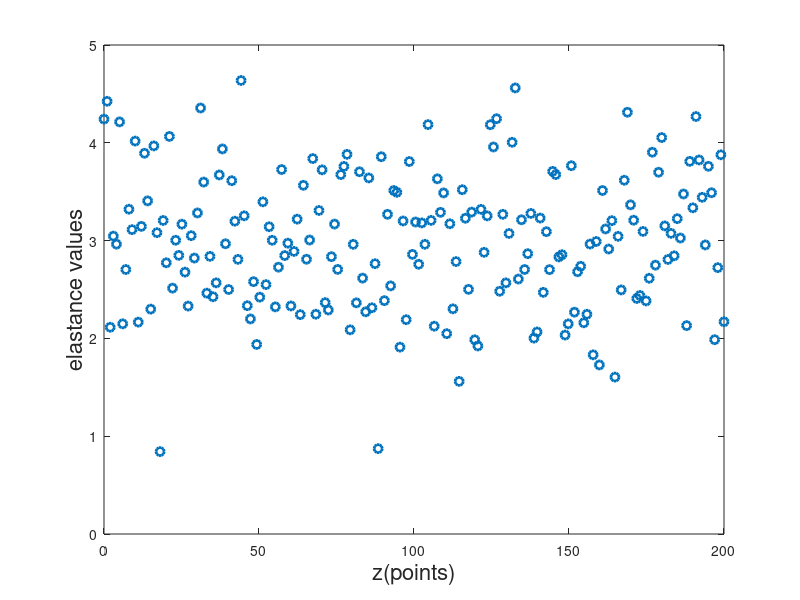

The MATLAB source for this figure: (Note: this script raises an error after producing the figure.)
%%  Model M-DOF
%   Model M-DOF simulate vertical tissue dynamics




%%
clear all;
close all;

%---number of DOF.
m = 200;
%% Asuume prior probablity funtion for theta 
N_refpoint = 200;
z = linspace(0,N_refpoint,N_refpoint);
k_health_low = 1;
k_health_high = 5; % ensure satruation
k_tumor_low = 4;
k_tumor_high = 10;


mu_health = (k_health_low + k_health_high)/2;
sigma_health = (k_health_high - mu_health)/3;

mu_tumor = (k_tumor_low + k_tumor_high)/2;
sigma_tumor = (k_tumor_high - mu_tumor)/3;

% generate the simulated healthy case
k_simu_health = mu_health*ones(N_refpoint,1) + randn(N_refpoint,1)*sigma_health ; 

% define tumor size
tumor_percent = 0.2;

% define tumor location
tumor_loc1 = 0.4;
tumor_loc2 = tumor_loc1  + tumor_percent;

% generate baseline elastance for cancerous breast
mu_z = (tumor_loc1 + tumor_loc2)/2*N_refpoint;
sigma_z = (tumor_percent*N_refpoint/2)/3;
k1 = mu_health * (2*pi)^0.5 * sigma_z;
k2 = mu_tumor * (2*pi)^0.5 * sigma_z - k1;

z_pdf = @(x,k1,k2,mu_z,sigma_z) 1/sigma_z/(2*pi)^0.5*(k1+k2*exp(-(x-mu_z).^2/2/sigma_z^2));
k_tumor_base = z_pdf(z,k1,k2,mu_z,sigma_z);

% generate the simulated tumor case
k_simu_tumor = k_tumor_base' + randn(N_refpoint,1)*sigma_health;

figure(1);
plot(z ,k_simu_health,'o','LineWidth',2)
xlabel('z(points)', 'FontSize',16);ylabel('elastance values', 'FontSize',16)
sgtitle(['healthy case--> ','mu=',num2str(sprintf('%0.1f',mu_health)),' & sigma=',num2str(sprintf('%0.3f',sigma_health))])
ylim([0 10])
grid on
figure(2);
plot(z ,k_simu_tumor,'o','LineWidth',2)
xlabel('z(points)', 'FontSize',16);ylabel('elastance values', 'FontSize',16)
sgtitle(['cancerous case--> ','mu=',num2str(sprintf('%0.1f',mu_tumor)),' & sigma=',num2str(sprintf('%0.3f',sigma_tumor))])
ylim([0 10])
grid on
%% get k trial samples
N_trial = 200; % This values has to be small enough to aviod product = 0 
RS_step = N_refpoint/N_trial;
k_RS_health = k_simu_health(1:RS_step:end);
k_RS_tumor = k_simu_tumor(1:RS_step:end);
k_values_health = k_RS_health(randperm(N_trial),:);
k_values_tumor = k_RS_tumor(randperm(N_trial),:);
k_trial_health = k_values_health;
k_trial_tumor = k_values_tumor;


figure(10);
histogram(k_trial_health,50)
histfit(k_trial_health,50,'normal')
xlabel('healthy elastance', 'FontSize',16);
ylabel('Number of elastance observations', 'FontSize',16);
xlim([0 10])
sgtitle(['mu',num2str(sprintf('%0.1f',mu_health)),' & sigma=',num2str(sprintf('%0.3f',sigma_health))])

figure(20);
histogram(k_trial_tumor,50)
histfit(k_trial_tumor,50,'normal')
pd_tumor = fitdist(k_trial_tumor,'Normal');
xlabel('cancerous elastance', 'FontSize',16);
ylabel('Number of elastance observations', 'FontSize',16);
xlim([0 10])
sgtitle(['mu',num2str(sprintf('%0.1f',pd_tumor.mu)),' & sigma=',num2str(sprintf('%0.3f',pd_tumor.sigma))])

%% get the "proposed" pdf for k and its parameters mu & sigma with uniform prior

% prior for mu (LogNormal)
a = 1; b = 0.5;   % log(mu) ~ N(a,b^2)
mu_prior = @(mu) (mu>0) .* (1./(mu*b*sqrt(2*pi)) .* exp(-0.5*((log(mu)-a)./b).^2));

% prior for sigma (Uniform)
sigma_min = 0.01;
sigma_max = 5;
sigma_prior = @(sigma) unifpdf(sigma, sigma_min, sigma_max);

% log-likelihood
k_prop_logpdf = @(x,mu,sigma) ...
    -log(sigma) - 0.5*log(2*pi) - (x-mu).^2./(2*sigma.^2);

% log posterior for health
log_post_health = @(para) ...
    sum(k_prop_logpdf(k_trial_health, para(1), para(2))) + ...
    log(mu_prior(para(1)) + realmin) + ...
    log(sigma_prior(para(2)) + realmin);

post_health = @(para) exp(log_post_health(para));

% log posterior for tumor
log_post_tumor = @(para) ...
    sum(k_prop_logpdf(k_trial_tumor, para(1), para(2))) + ...
    log(mu_prior(para(1)) + realmin) + ...
    log(sigma_prior(para(2)) + realmin);

post_tumor = @(para) exp(log_post_tumor(para));

%% MH algorithm 
init_para = [4 1];
nsamples = 10000;
delta1 = 0.1;
delta2 = 0.01;
proppdf =  @(para,y) mvnpdf(y,para,eye(2));
proprnd = @(para) [max(1e-6, para(1)+ rand*2*delta1 - delta1), ...
                   max(sigma_min, para(2)+ rand*2*delta2 - delta2)];
BM = 1000;
TM = 10;
%% healthy
[smpl_heal,accept_heal] = ...
    mhsample(init_para,nsamples,'pdf',post_health,'proppdf',proppdf,'proprnd',proprnd, 'burnin',BM,'thin', TM);

%%
figure(10000);
hist3(smpl_heal,[25,25]);
xlabel('mu')
xlim([2.7 3.7])
ylabel('sigma')
ylim([0.5 1.4])
zlabel('Posterior density')
view(-110,30)


figure(20000);
histogram(smpl_heal(:,1))
histfit(smpl_heal(:,1),50);
pd1_heal = fitdist(smpl_heal(:,1),'Normal');
xlabel('mu');
ylabel('density');
xlim([2.7 3.7])
sgtitle(['mu(true)=',num2str(sprintf('%0.1f',mu_health)),' & mu(est)=',num2str(sprintf('%0.1f',pd1_heal.mu))])

figure(30000);
histogram(smpl_heal(:,2))
histfit(smpl_heal(:,2),50);
pd2_heal = fitdist(smpl_heal(:,2),'Normal');
xlabel('sigma');
ylabel('density');
xlim([0.5 1.4])
sgtitle(['sigma(true)=',num2str(sprintf('%0.3f',sigma_health)),' & sigma(est)=',num2str(sprintf('%0.3f',pd2_heal.mu))])

%% tumor

[smpl_tumor,accept_tumor] = ...
    mhsample(init_para,nsamples,'pdf',post_tumor,'proppdf',proppdf,'proprnd',proprnd, 'burnin',BM,'thin', TM);
%%
figure(10001);
hist3(smpl_tumor,[25,25]);
xlabel('mu')
xlim([2.7 3.7])
ylabel('sigma')
ylim([0.5 1.4])
zlabel('Posterior density')
view(-110,30)


figure(20001);
histogram(smpl_tumor(:,1))
histfit(smpl_tumor(:,1),50);
pd1_tumor = fitdist(smpl_tumor(:,1),'Normal');
xlabel('mu');
ylabel('density');
xlim([2.7 3.7])
sgtitle(['mu(true)=',num2str(sprintf('%0.1f',pd_tumor.mu)),' & mu(est)=',num2str(sprintf('%0.1f',pd1_tumor.mu))])

figure(30001);
histogram(smpl_tumor(:,2))
histfit(smpl_tumor(:,2),50);
pd2_tumor = fitdist(smpl_tumor(:,2),'Normal');
xlabel('sigma');
ylabel('density');
xlim([0.5 1.4])
sgtitle(['sigma(true)=',num2str(sprintf('%0.3f',pd_tumor.sigma)),' & sigma(est)=',num2str(sprintf('%0.3f',pd2_tumor.mu))])

%%
figure(50000);
hist3(smpl_heal,[25,25]);
hold on 
hist3(smpl_tumor,[25,25],'EdgeColor','red');
xlabel('mu')
xlim([2.7 3.7])
ylabel('sigma')
ylim([0.5 1.4])
zlabel('Posterior density')
view(-110,30)
